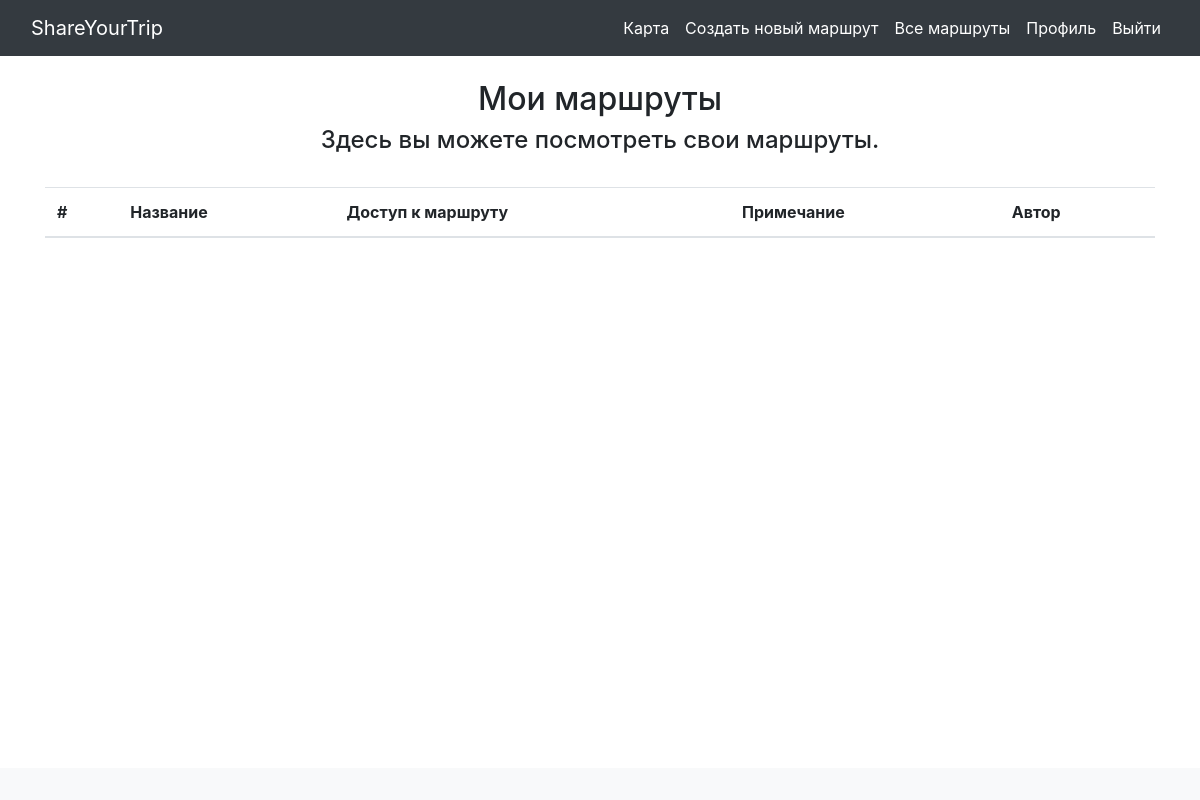
Before: /my_routes/3 (signed in) with the older database file.
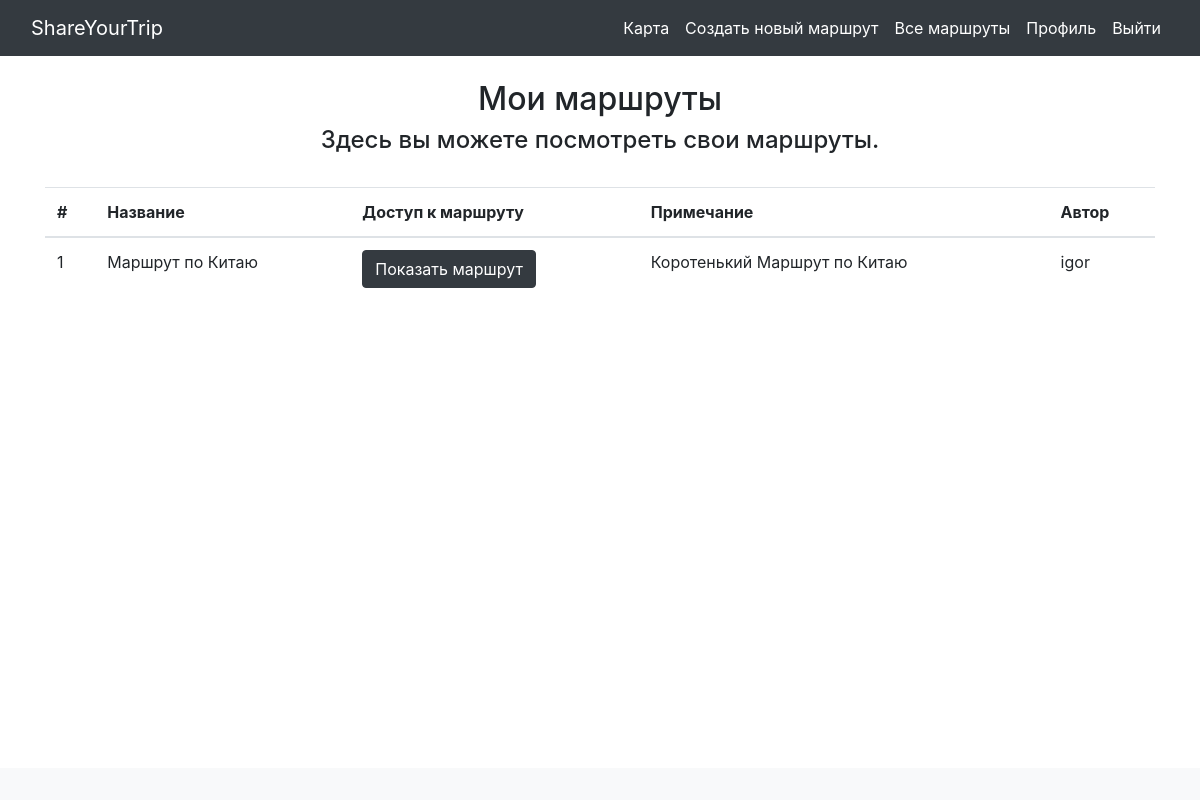
After: the same page with the newer database file.
### data/routes.py (models this page shows)
class Route(SqlAlchemyBase):
    __tablename__ = 'routes'
    id = sqlalchemy.Column(sqlalchemy.Integer, primary_key=True,
                                               autoincrement=True)
    name = sqlalchemy.Column(sqlalchemy.String)
    coordinates = sqlalchemy.Column(sqlalchemy.String)
    time_hours = sqlalchemy.Column(sqlalchemy.Float)
    budget = sqlalchemy.Column(sqlalchemy.Float)
    remarks = sqlalchemy.Column(sqlalchemy.String)
    author = sqlalchemy.Column(sqlalchemy.Integer, sqlalchemy.ForeignKey('users.id'))

### data/users.py (models this page shows, shortened)
class User(SqlAlchemyBase, UserMixin, SerializerMixin):
    __tablename__ = 'users'
    id = sqlalchemy.Column(sqlalchemy.Integer, nullable=False,
                                               primary_key=True,
                                               autoincrement=True)
    login = sqlalchemy.Column(sqlalchemy.String)
    hashed_password = sqlalchemy.Column(sqlalchemy.String)

### main.py (the view)
@login_required
@app.route("/my_routes/<int:id_author>")
def my_routes(id_author):
    db_sess = db_session.create_session()
    routes = db_sess.query(Route).filter(Route.author == id_author).all()
    return render_template("my_routes.html", title="Мои маршруты",
                           r=routes)

### data/db_session.py (called while the page is built)
def create_session() -> Session:
    global __factory
    return __factory()

### main.py (called while the page is built)
@login_manager.user_loader
def load_user(user_id):
    db_sess = db_session.create_session()
    return db_sess.query(User).get(user_id)

### templates/my_routes.html
{% extends 'base.html' %}
{% block content %}
<div class="container mt-4 mb-4">
    <h2 class="text-center">Мои маршруты</h2>
    <h4 class="text-center">Здесь вы можете посмотреть свои маршруты.</h4><br>
    <table class="table">
        <thead>
            <tr>
                <th scope="col">#</th>
                <th scope="col">Название</th>
                <th scope="col">Доступ к маршруту</th>
                <th scope="col">Примечание</th>
                <th scope="col">Автор</th>
            </tr>
        </thead>
        <tbody>
            {% for route in r %}
            <tr>
                <td>{{ route.id }}</td>
                <td>{{ route.name }}</td>
                <td><a class="btn btn-dark" href="/route/{{ route.id }}">Показать маршрут</a></td>
                <td>{{ route.remarks }}</td>
                <td>{{ current_user.login }}</td>
            </tr>
            {% endfor %}
        </tbody>
    </table>
</div>
{% endblock %}

Changed rows visible on the page:
added Route: id "1", name "Маршрут по Китаю", remarks "Коротенький Маршрут по Китаю"
now on this page (row unchanged): User: login "igor"
